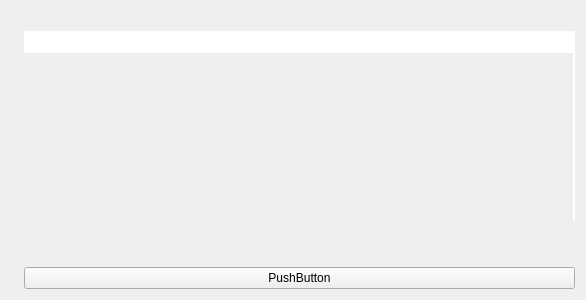
<?xml version="1.0" encoding="UTF-8"?>
<ui version="4.0">
 <class>Form</class>
 <widget class="QWidget" name="Form">
  <property name="geometry">
   <rect>
    <x>0</x>
    <y>0</y>
    <width>586</width>
    <height>300</height>
   </rect>
  </property>
  <property name="windowTitle">
   <string>Form</string>
  </property>
  <layout class="QVBoxLayout" name="verticalLayout_2">
   <item>
    <layout class="QHBoxLayout" name="horizontalLayout">
     <item>
      <widget class="QLabel" name="image">
       <property name="text">
        <string/>
       </property>
      </widget>
     </item>
     <item>
      <layout class="QVBoxLayout" name="verticalLayout">
       <item>
        <widget class="QLabel" name="title">
         <property name="lineWidth">
          <number>0</number>
         </property>
         <property name="text">
          <string/>
         </property>
        </widget>
       </item>
       <item>
        <widget class="QPlainTextEdit" name="description">
         <property name="frameShape">
          <enum>QFrame::NoFrame</enum>
         </property>
         <property name="frameShadow">
          <enum>QFrame::Plain</enum>
         </property>
         <property name="lineWidth">
          <number>0</number>
         </property>
         <property name="readOnly">
          <bool>true</bool>
         </property>
         <property name="backgroundVisible">
          <bool>true</bool>
         </property>
        </widget>
       </item>
       <item>
        <widget class="QLabel" name="size">
         <property name="text">
          <string/>
         </property>
        </widget>
       </item>
       <item>
        <widget class="QLabel" name="format">
         <property name="text">
          <string/>
         </property>
        </widget>
       </item>
       <item>
        <widget class="QPushButton" name="download">
         <property name="text">
          <string>PushButton</string>
         </property>
        </widget>
       </item>
      </layout>
     </item>
    </layout>
   </item>
  </layout>
 </widget>
 <resources/>
 <connections/>
</ui>
